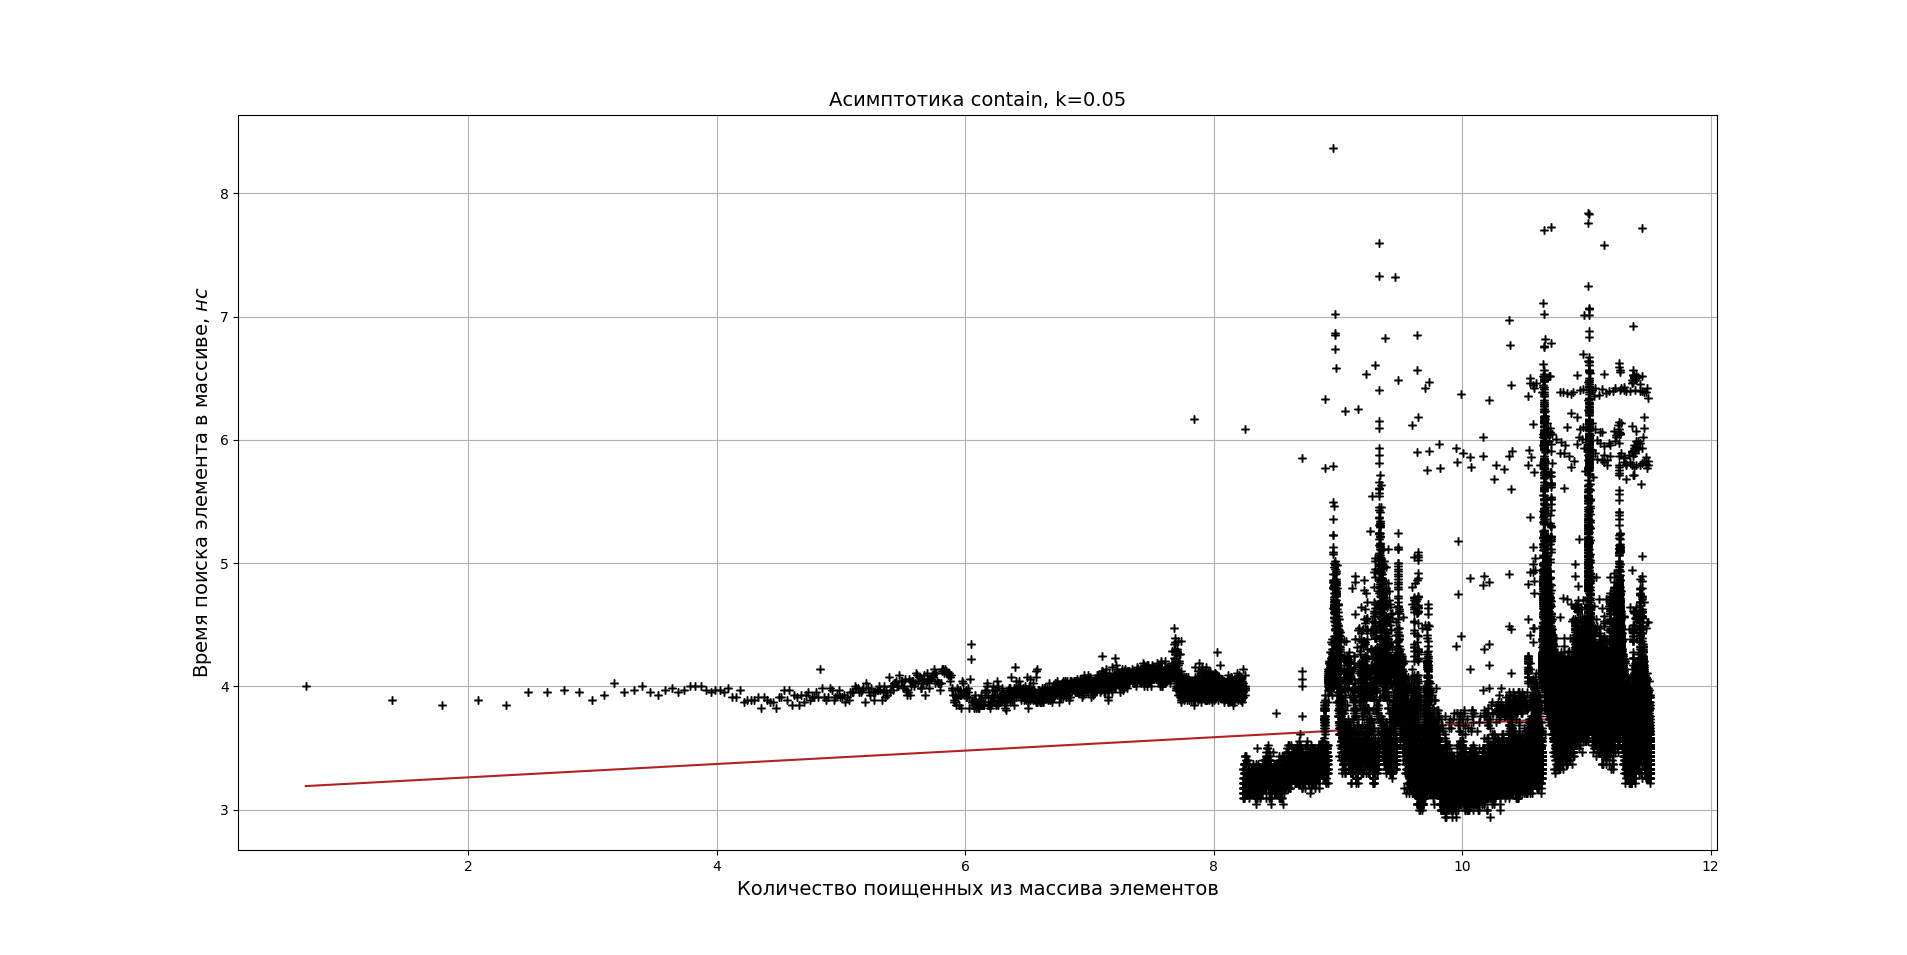

Write the Python code that produced this figure.
import numpy as np
import matplotlib.pyplot as plt

x = np.array([])
y = np.array([])

for i in np.arange(2, 100001, 2):
    x = np.append(x, np.log(i))

f = open('contain.txt')
for line in f:
    y = np.append(y, np.log(int(line)))
f.close()


plt.xlabel(r'Количество поищенных из массива элементов', fontsize=14)
plt.ylabel(r'Время поиска элемента в массиве, $нс$', fontsize=14)
plt.title(r'Асимптотика contain, k=0.05', fontsize=14)
plt.grid(True)
plt.errorbar(x, y, xerr=0, yerr=0, fmt='+', color='black', capsize=3)
p = np.polyfit(x, y, 1, cov=True)
print(p)
p = p[0]
yfit = np.polyval(p,x)
plt.plot(x, yfit, color="firebrick")
plt.show()
